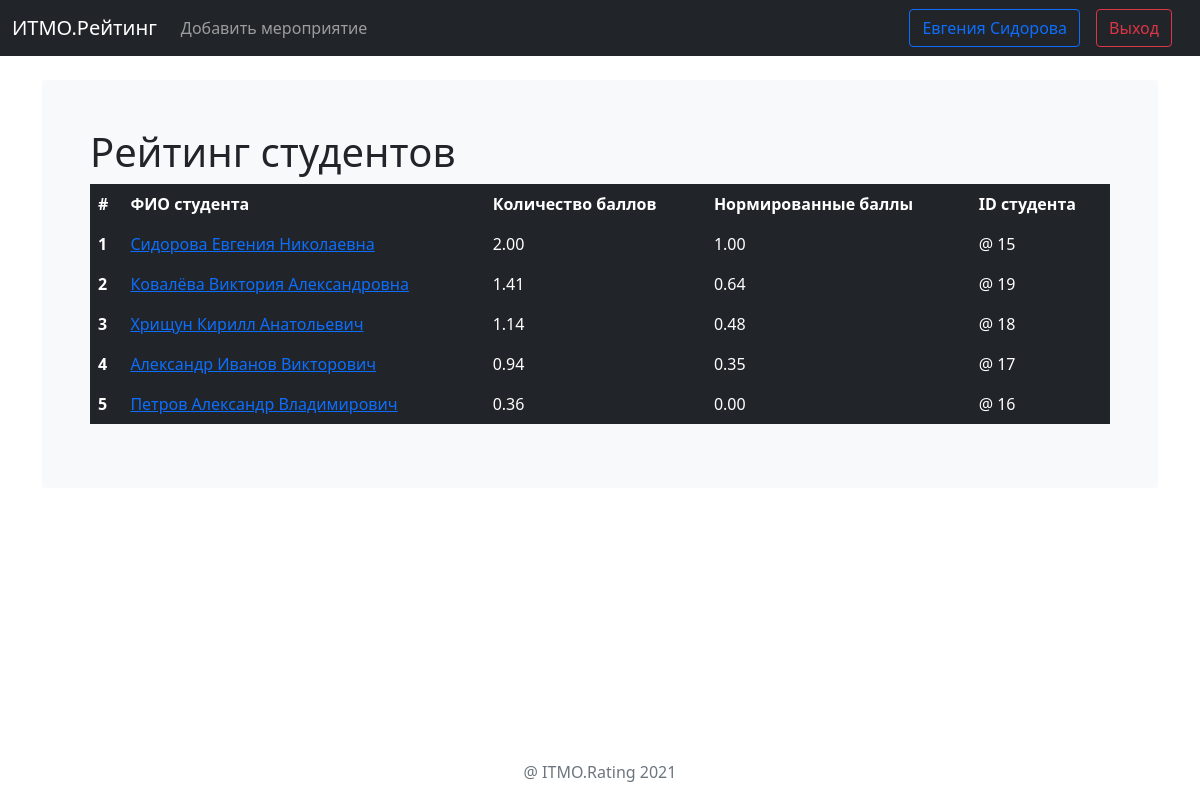
/ (signed in), run on the app's committed database.
### main/models.py (models this page shows, shortened)
class RatingTable(models.Model):
    title = models.CharField('ФИО студента', max_length=50)
    user_id = models.DecimalField('ID студента', max_digits=10, decimal_places=0)
    place = models.DecimalField('Место в рейтинге', max_digits=10, decimal_places=0, default=0)
    score = models.DecimalField('Баллы студента', max_digits=7, decimal_places=2)
    normalized_score = models.DecimalField('Пронормированные баллы студента', max_digits=7, decimal_places=2, default=0)
    class Meta:
        verbose_name = 'Общий рейтинг'
        verbose_name_plural = 'Общий рейтинг'

### main/views.py (the view)
# urls.py: path('', views.index, name='home'),
def index(request):
    rating = RatingTable.objects.order_by('-normalized_score') # здесь можно ещё использовать all() и order_by('(-)title')[:] посмотреть гоша дударь часть с получанием и выводом данных
    return render(request, 'main/index.html', {'rating': rating})

### main/templates/main/index.html (shortened to what this page needs)
{% extends 'main/base.html' %}
{% block content %}
    <h1>Рейтинг студентов</h1>
    {% if rating %}
        <table class="table table-dark table-borderless">
              <thead>
                  <tr>
                    <th scope="col">#</th>
                    <th scope="col">ФИО студента</th>
                    <th scope="col">Количество баллов</th>
                    <th scope="col">Нормированные баллы</th>
                    <th scope="col">ID студента</th>
                  </tr>
              </thead>
              <tbody>
                {% for el in rating %}
                 <tr>
                     <th scope="row">{{ el.place }}</th>
                     <td>
                         <a href="/profile?id={{ el.user_id }}">{{ el.title }}</a>
                     </td>
                     <td>{{ el.score }}</td>
                     <td>{{ el.normalized_score }}</td>
                     <td>@ {{ el.user_id }}</td>
                 </tr>
                {% endfor %}
              </tbody>
            </table>
    {% else %}
        <p>У нас нет записей!</p>
    {% endif %}
{% endblock %}

### main/templates/main/base.html (shortened to what this page needs)
<!doctype html>
<html lang="ru" class="h-100">
<head>
    <link rel="stylesheet" href="https://cdn.jsdelivr.net/npm/bootstrap@5.1.3/dist/css/bootstrap.min.css">
</head>
<body>
<nav class="navbar navbar-expand-md navbar-dark bg-dark mb-4">
    <div class="container-fluid">
        <a class="navbar-brand" href="{% url 'home' %}">ИТМО.Рейтинг</a>
        <div class="collapse navbar-collapse" id="navbarCollapse">
            {% if request.user.is_authenticated %}
                    <ul class="navbar-nav me-auto mb-2 mb-md-0">
                        <li class="nav-item">
                            <a class="nav-link" href="{% url 'add_event' %}">Добавить мероприятие</a>
                        </li>
                    </ul>
                    <a class="btn btn-outline-primary me-3" href="{% url 'profile' %}">{{ request.user.first_name }} {{ request.user.last_name }}</a>
                    <a class="btn btn-outline-danger me-3" href="{% url 'logout' %}">Выход</a>
            {% else %}
                    <ul class="navbar-nav me-auto mb-2 mb-md-0"></ul>
                    <a class="btn btn-outline-success me-3" href="{% url 'login' %}">Авторизация</a>
                    <a class="btn btn-outline-success me-3" href="{% url 'register' %}">Регистрация</a>
            {% endif %}
        </div>
      </div>
</nav>
<main class="container">
  <div class="bg-light p-5 rounded">
    {% block content %}{% endblock %}
  </div>
</main>
<footer class="footer mt-auto py-3 fixed-bottom">
  <div class="container text-center">
    <span class="text-muted">@ ITMO.Rating 2021</span>
  </div>
</footer>
</body>
</html>

### data on the page
RatingTable: place "1", title "Сидорова Евгения Николаевна", score "2.00", normalized_score "1.00", user_id "15"
RatingTable: place "2", title "Ковалёва Виктория Александровна", score "1.41", normalized_score "0.64", user_id "19"
RatingTable: place "3", title "Хрищун Кирилл Анатольевич", score "1.14", normalized_score "0.48", user_id "18"
RatingTable: place "4", title "Александр Иванов Викторович", score "0.94", normalized_score "0.35", user_id "17"
RatingTable: place "5", title "Петров Александр Владимирович", score "0.36", normalized_score "0.00", user_id "16"

### other printed values
{{ request.user.first_name }} "Евгения"
{{ request.user.last_name }} "Сидорова"
